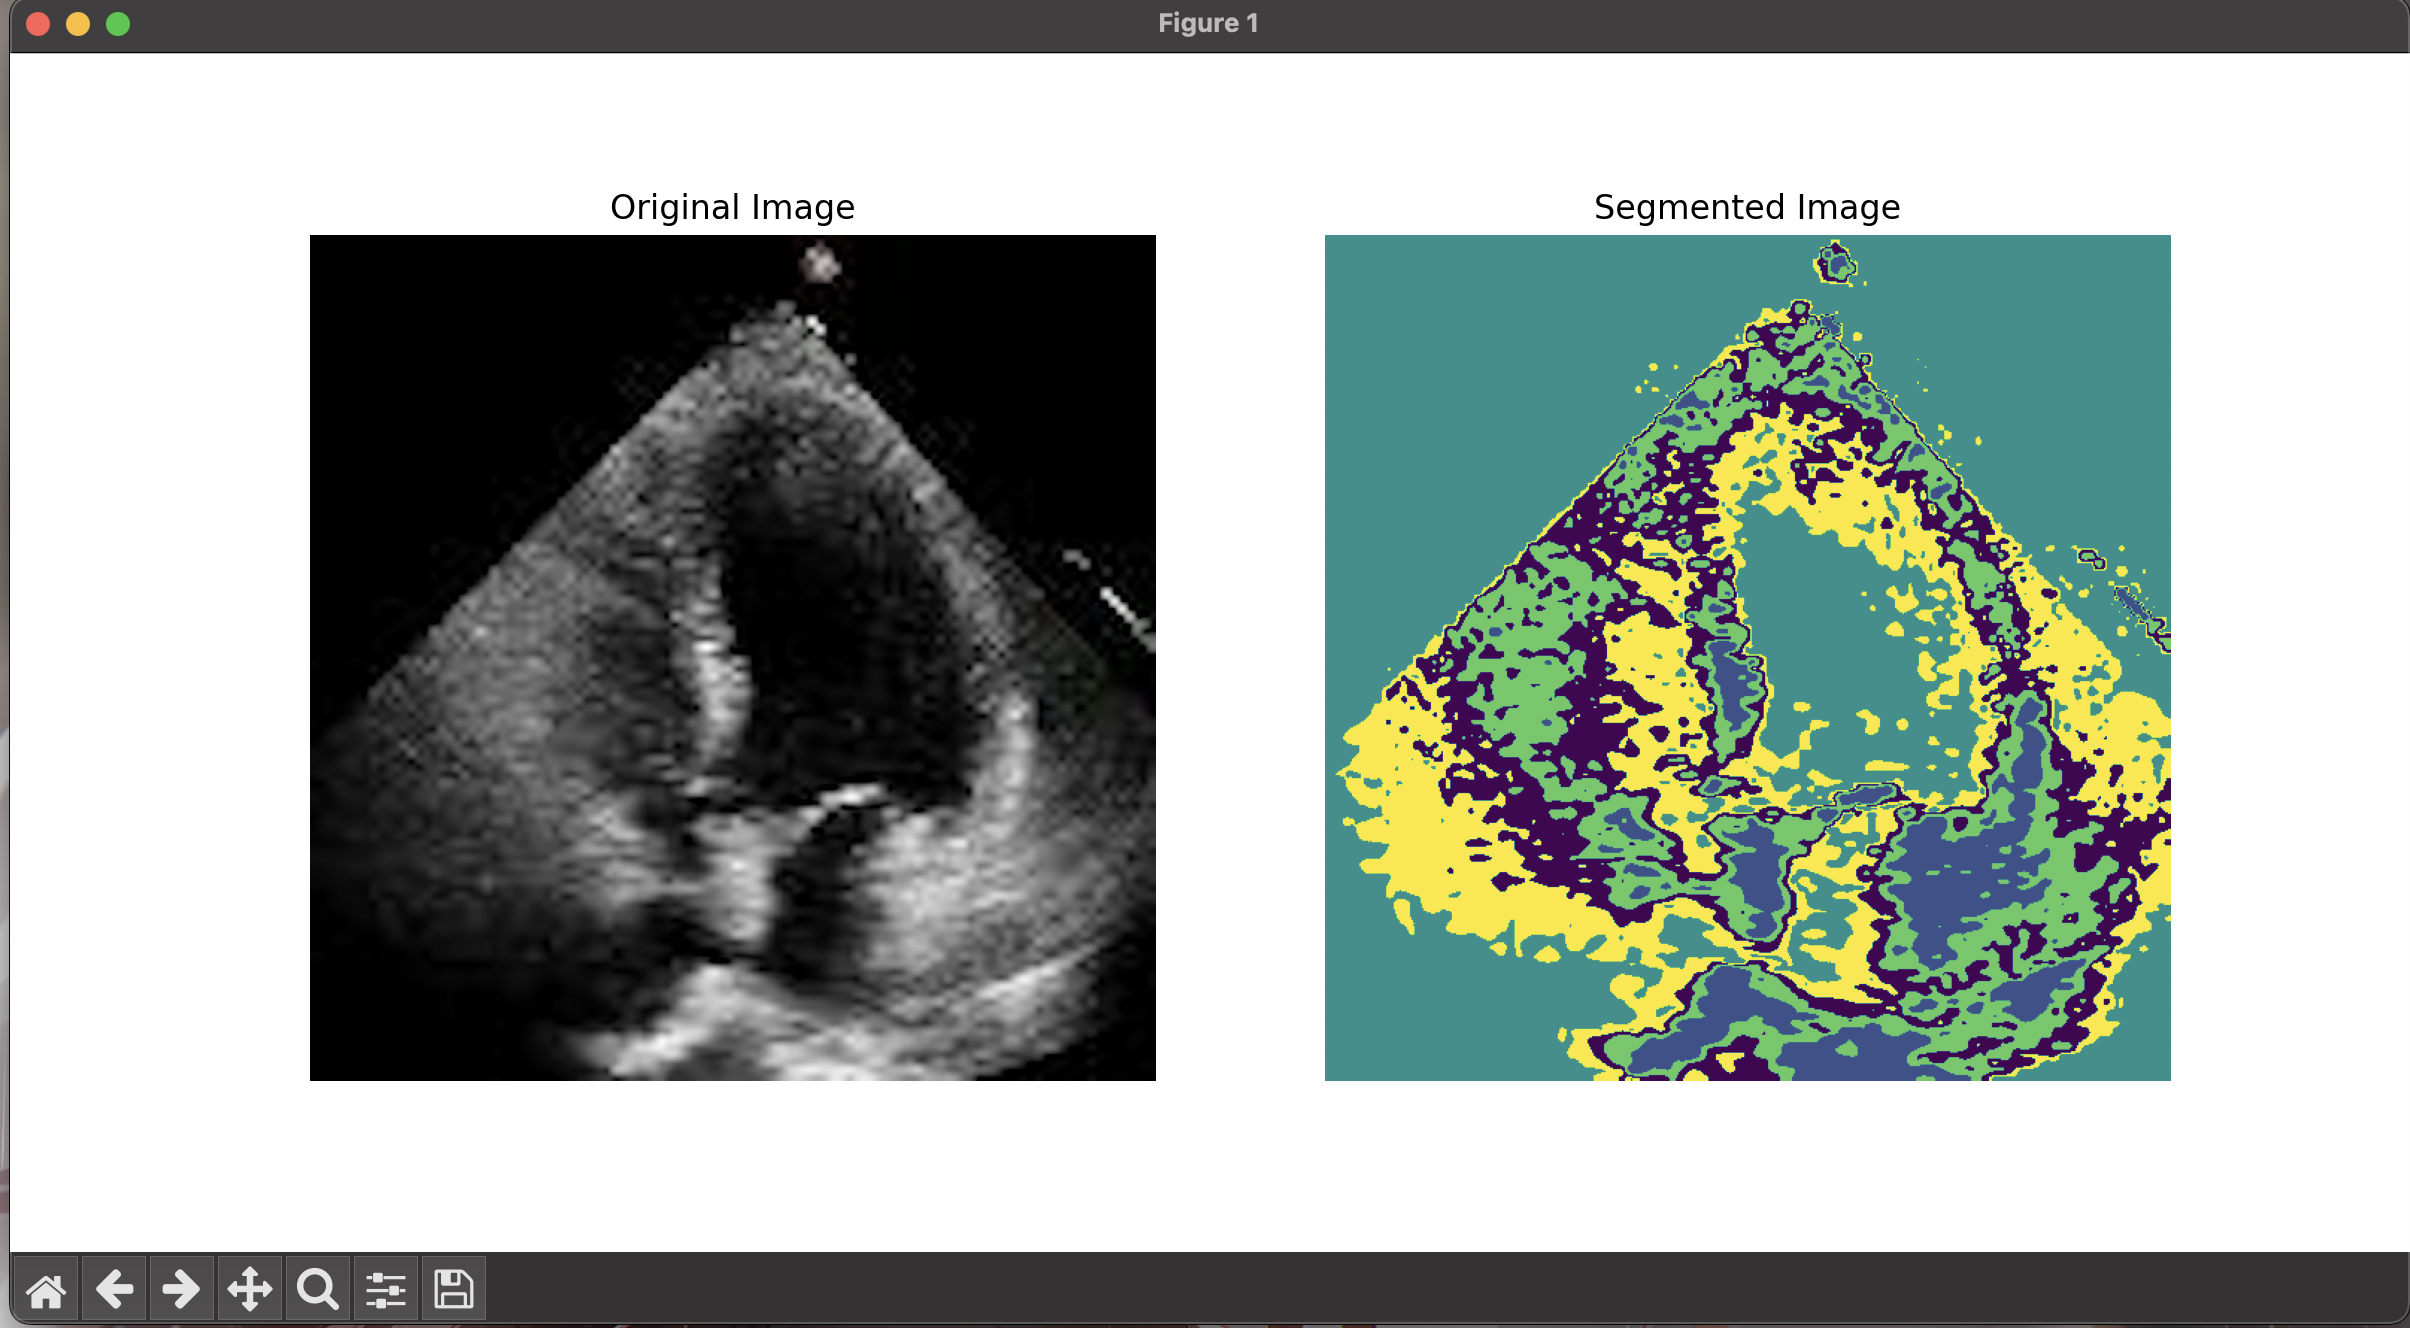

This chart was generated by the following Python code:
import numpy as np
import cv2
import matplotlib.pyplot as plt

# 图像路径
image_path = r"/Users/Zhuanz/机器学习作业/心脏.png"

# 读取图像
image_bgr = cv2.imread(image_path)  # 改变变量名为image_bgr

# 将图像从BGR转换为RGB（cv2读取的图像是BGR格式）
image_rgb = cv2.cvtColor(image_bgr, cv2.COLOR_BGR2RGB)  # 改变变量名为image_rgb

# 获取图像的尺寸（高度h，宽度w，通道数c）
height, width, channels = image_rgb.shape  # 改变变量名为height, width, channels

# 将图像从3d(h,w,c)压为2d（h*w，c），每行代表一个像素的RGB值
pixels = image_rgb.reshape(-1, 3)  # 保持变量名为pixels

# 手动实现FCM算法的类
class FCM:
    def __init__(self, n_clusters, m=2, max_iter=300, tol=1e-4, random_state=None):
        self.n_clusters = n_clusters  # 聚类数量
        self.m = m  # 模糊化系数
        self.max_iter = max_iter  # 最大迭代次数
        self.tol = tol  # 收敛判定的容差
        if random_state:
            np.random.seed(random_state)  # 设置随机种子以便重现结果

    def fit(self, X):
        # 初始化隶属度矩阵
        self.U = np.random.dirichlet(np.ones(self.n_clusters), size=X.shape[0])
        for i in range(self.max_iter):
            # 计算聚类中心
            self.centers = self.update_centers(X)
            # 更新隶属度矩阵
            U_old = self.U.copy()
            self.U = self.update_membership(X)
            # 判断隶属度矩阵是否收敛
            if np.linalg.norm(self.U - U_old) < self.tol:
                break
        return self

    def update_centers(self, X):
        # 计算新的聚类中心
        um = self.U ** self.m
        return (um.T @ X) / um.sum(axis=0)[:, None]

    def update_membership(self, X):
        # 更新隶属度矩阵
        temp = np.linalg.norm(X[:, None] - self.centers, axis=2) ** (2 / (self.m - 1))
        return 1 / temp / np.sum(1 / temp, axis=1, keepdims=True)

# 使用FCM算法进行聚类
fcm = FCM(n_clusters=5, random_state=0).fit(pixels)
labels = np.argmax(fcm.U, axis=1)

# 将聚类结果映射回图像
segmented_image = labels.reshape(height, width)

# 显示原图像和分割后的图像
fig, ax = plt.subplots(1, 2, figsize=(12, 6))
ax[0].imshow(image_rgb)
ax[0].set_title('Original Image')
ax[0].axis('off')

ax[1].imshow(segmented_image, cmap='viridis')  # 使用 'viridis' 颜色映射表来显示分割后的图像
ax[1].set_title('Segmented Image')
ax[1].axis('off')

plt.show()
